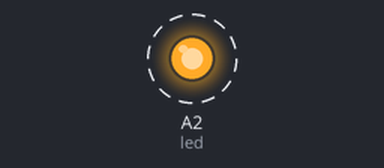
A sketch run on a simulated Arduino Uno, built with avr-gcc and run on an emulated ATmega328P. Shown: output pins drawn as LEDs (lit = HIGH). Dashed ring = blinking.

Above: at 0.5 s.
Timing chart, 0 to 4.6 s (numbered marks = the images above):
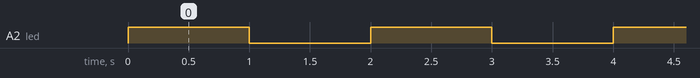

The sketch:

main_while_1.ino
```cpp
// Made from a Python program in the ZERO1 Simulator; edits here are not turned back into Python.
// The main loop may be written while 1: too (§2.1).

const int LED_GREEN = A2;      // green LED

const int led = LED_GREEN;

// Runs once: the lines before "while 1:"
void setup() {
  pinMode(led, OUTPUT);
}

// Runs forever: the body of "while 1:" (line 8)
void loop() {
  digitalWrite(led, !digitalRead(led));   // on, off, on, …
  delay(1000);
}
```

Measured:
- by itself, A2 (led): alternates HIGH for 1.0 s and LOW for 1.0 s
